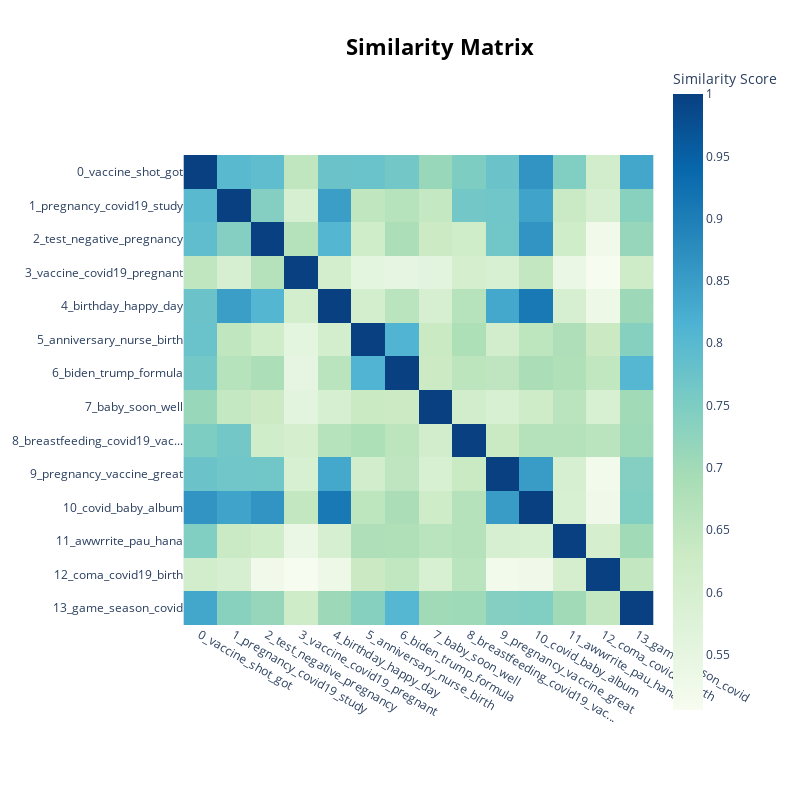

Notebook source saved alongside this figure:
### Code cell
topic_positive.visualize_heatmap()

### Figure 1 — Plotly figure (JSON) as saved in the notebook; plotly's stock layout.template omitted (floating-point values rounded to 4 significant figures; data arrays with more than 128 entries replaced by an {"elided": "..."} marker saying what was removed)
{"data": [{"coloraxis": "coloraxis", "hovertemplate": "x: %{x}<br>y: %{y}<br>Similarity Score: %{z}<extra></extra>", "name": "0", "type": "heatmap", "x": ["0_vaccine_shot_got", "1_pregnancy_covid19_study", "2_test_negative_pregnancy", "3_vaccine_covid19_pregnant", "4_birthday_happy_day", "5_anniversary_nurse_birth", "6_biden_trump_formula", "7_baby_soon_well", "8_breastfeeding_covid19_vac...", "9_pregnancy_vaccine_great", "10_covid_baby_album", "11_awwrrite_pau_hana", "12_coma_covid19_birth", "13_game_season_covid"], "xaxis": "x", "y": ["0_vaccine_shot_got", "1_pregnancy_covid19_study", "2_test_negative_pregnancy", "3_vaccine_covid19_pregnant", "4_birthday_happy_day", "5_anniversary_nurse_birth", "6_biden_trump_formula", "7_baby_soon_well", "8_breastfeeding_covid19_vac...", "9_pregnancy_vaccine_great", "10_covid_baby_album", "11_awwrrite_pau_hana", "12_coma_covid19_birth", "13_game_season_covid"], "yaxis": "y", "z": {"elided": "14x14 float values"}}], "layout": {"coloraxis": {"colorbar": {"title": {"text": "Similarity Score"}}, "colorscale": [[0, "rgb(247,252,240)"], [0.125, "rgb(224,243,219)"], [0.25, "rgb(204,235,197)"], [0.375, "rgb(168,221,181)"], [0.5, "rgb(123,204,196)"], [0.625, "rgb(78,179,211)"], [0.75, "rgb(43,140,190)"], [0.875, "rgb(8,104,172)"], [1, "rgb(8,64,129)"]]}, "height": 800, "hoverlabel": {"bgcolor": "white", "font": {"family": "Rockwell", "size": 16}}, "legend": {"title": {"text": "Trend"}}, "margin": {"t": 60}, "showlegend": true, "title": {"font": {"color": "Black", "size": 22}, "text": "<b>Similarity Matrix", "x": 0.55, "xanchor": "center", "y": 0.95, "yanchor": "top"}, "width": 800, "xaxis": {"anchor": "y", "constrain": "domain", "domain": [0, 1], "scaleanchor": "y"}, "yaxis": {"anchor": "x", "autorange": "reversed", "constrain": "domain", "domain": [0, 1]}}}
